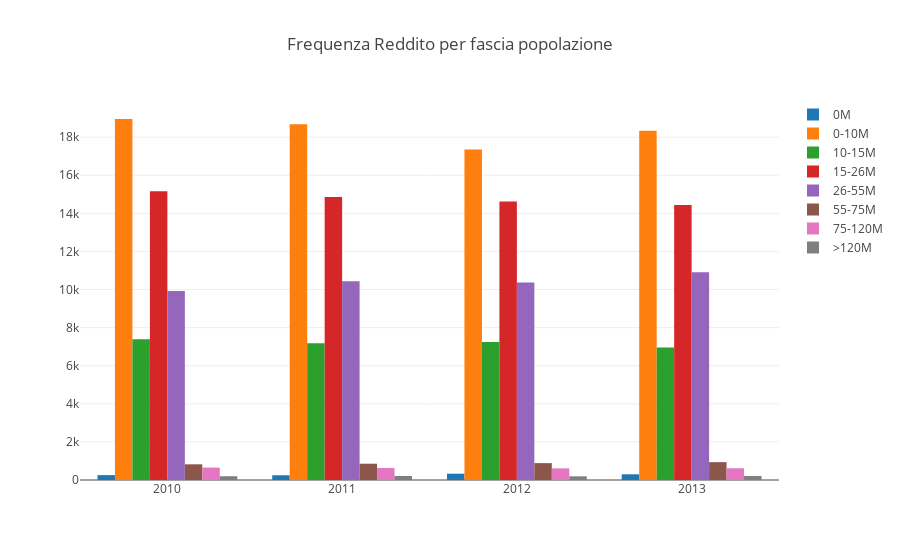

Notebook code for this chart:
### Markdown cell above
## Online Chart

### Code cell
fig = go.Figure(data=data, layout=layout)
py.iplot(fig)

### Figure 1 — Plotly figure (JSON) as saved in the notebook; plotly's stock layout.template omitted (floating-point values rounded to 4 significant figures)
{"data": [{"name": "0M", "type": "bar", "x": [2010, 2011, 2012, 2013], "y": [256, 249, 331, 300]}, {"name": "0-10M", "type": "bar", "x": [2010, 2011, 2012, 2013], "y": [18954, 18678, 17355, 18341]}, {"name": "10-15M", "type": "bar", "x": [2010, 2011, 2012, 2013], "y": [7394, 7176, 7245, 6958]}, {"name": "15-26M", "type": "bar", "x": [2010, 2011, 2012, 2013], "y": [15165, 14859, 14623, 14433]}, {"name": "26-55M", "type": "bar", "x": [2010, 2011, 2012, 2013], "y": [9919, 10432, 10370, 10905]}, {"name": "55-75M", "type": "bar", "x": [2010, 2011, 2012, 2013], "y": [824, 855, 886, 937]}, {"name": "75-120M", "type": "bar", "x": [2010, 2011, 2012, 2013], "y": [652, 629, 611, 617]}, {"name": ">120M", "type": "bar", "x": [2010, 2011, 2012, 2013], "y": [198, 211, 192, 212]}], "layout": {"title": "Frequenza Reddito per fascia popolazione"}}
